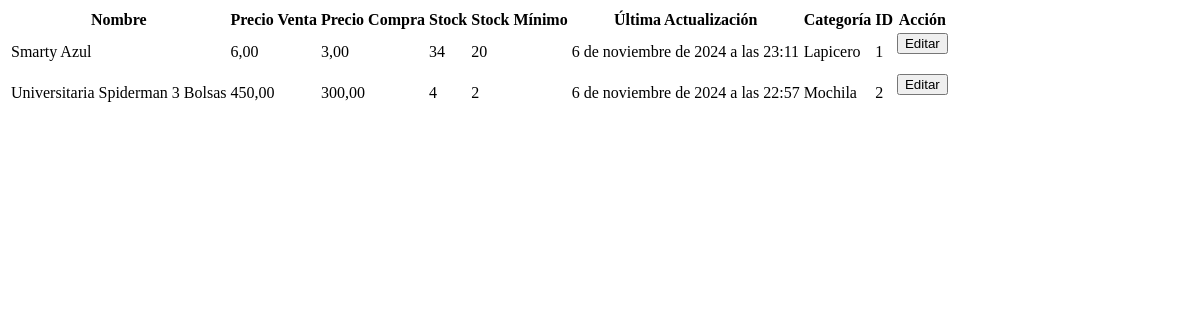
/products/inventory/, run on an earlier commit of the app's database.
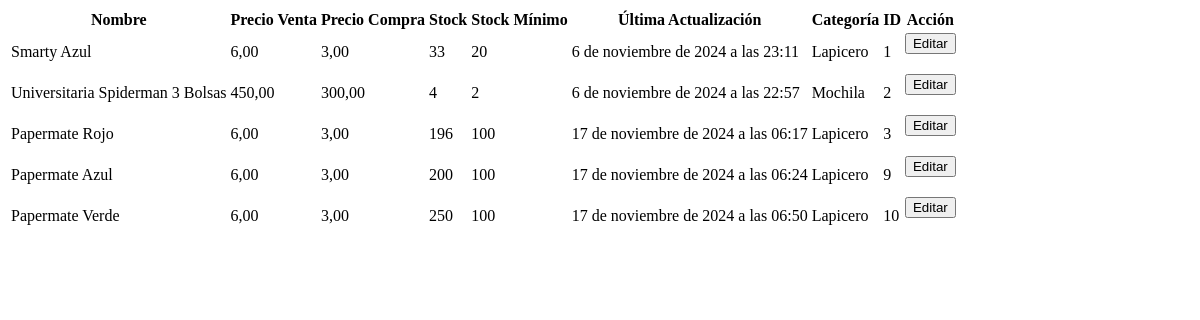
And on a later commit of the database.
### backend/models.py (models this page shows, shortened)
class Producto(models.Model):
    nombre = models.CharField(max_length=100)
    precio_venta = models.DecimalField(max_digits=10, decimal_places=2)
    precio_compra = models.DecimalField(max_digits=10, decimal_places=2)
    descripcion = models.TextField(blank=True, null=True)
    stock_minimo = models.IntegerField()
    stock = models.IntegerField()
    ultima_actualizacion = models.DateTimeField(auto_now_add=True)
    categoria = models.ForeignKey(Categoria, on_delete=models.CASCADE)
    proveedores = models.ManyToManyField(Proveedor, through='ProductoProveedor')
    imagen = models.ImageField(upload_to='productos/', blank=True, null=True)

class Categoria(models.Model):
    nombre = models.CharField(max_length=100)
    descripcion = models.TextField(blank=True, null=True)
    created_by = models.ForeignKey(User, on_delete=models.CASCADE)
    imagen = models.ImageField(upload_to='categorias/', blank=True, null=True)
    def __str__(self):
        return self.nombre

### backend/views.py (the view)
# urls.py: path('products/inventory/', Inventory, name='Inventory'),
def Inventory(request):
    items = Producto.objects.all()
    if request.method == 'POST':
        pass
    else:
        return render(request, 'Inventory.html', {'items':items})

### backend/templates/Inventory.html
<table>
    <thead>
        <tr>
            <th>Nombre</th>
            <th>Precio Venta</th>
            <th>Precio Compra</th>
            <th>Stock</th>
            <th>Stock Mínimo</th>
            <th>Última Actualización</th>
            <th>Categoría</th>
            <th>ID</th>
            <th>Acción</th>
        </tr>
    </thead>
    <tbody>
        {% for item in items %}
        <tr>
            <td>{{ item.nombre }}</td>
            <td>{{ item.precio_venta }}</td>
            <td>{{ item.precio_compra }}</td>
            <td>{{ item.stock }}</td>
            <td>{{ item.stock_minimo }}</td>
            <td>{{ item.ultima_actualizacion }}</td>
            <td>{{ item.categoria }}</td>
            <td>{{ item.id }}</td>
            <td>
                <form method="get" action="/products/edit/{{ item.id }}/">
                    <button type="submit">Editar</button>
                </form>
            </td>
        </tr>
        {% endfor %}
    </tbody>
</table>

What changed in the data, as far as the page shows it:
changed Producto "Smarty Azul": stock "34" → "33"
added Producto: nombre "Papermate Rojo", precio_venta "6,00", precio_compra "3,00", stock "196", stock_minimo "100", ultima_actualizacion "17 de noviembre de 2024 a las 06:17", categoria "Lapicero", id "3"
added Producto: nombre "Papermate Azul", precio_venta "6,00", precio_compra "3,00", stock "200", stock_minimo "100", ultima_actualizacion "17 de noviembre de 2024 a las 06:24", categoria "Lapicero", id "9"
added Producto: nombre "Papermate Verde", precio_venta "6,00", precio_compra "3,00", stock "250", stock_minimo "100", ultima_actualizacion "17 de noviembre de 2024 a las 06:50", categoria "Lapicero", id "10"
